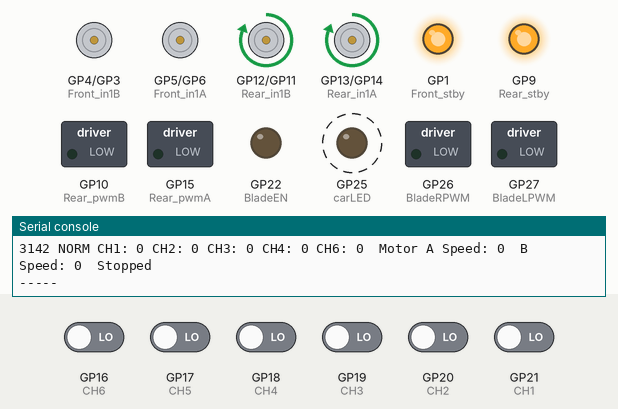
This program was run on a simulated Raspberry Pi Pico running MicroPython. Parts: motor-driver pin pairs drawn as motors (green arrow = first pin HIGH = forward, orange = second pin HIGH = backward, longer = more drive, scaled by the enable pin, stopped while the standby pin is LOW), switched loads named in the program (green lamp = pin HIGH), output pins drawn as LEDs (lit = HIGH), the last lines printed to the serial console. Dashed ring = blinking. The inputs (shaded band) are chosen by the test bench; at power-on: GP16 (CH6), GP17 (CH5), GP18 (CH4), GP19 (CH3), GP20 (CH2), GP21 (CH1) LOW.

Above: at 3.2 s.
3.3 s: GP18 (CH4) driven HIGH
At 3.9 s:
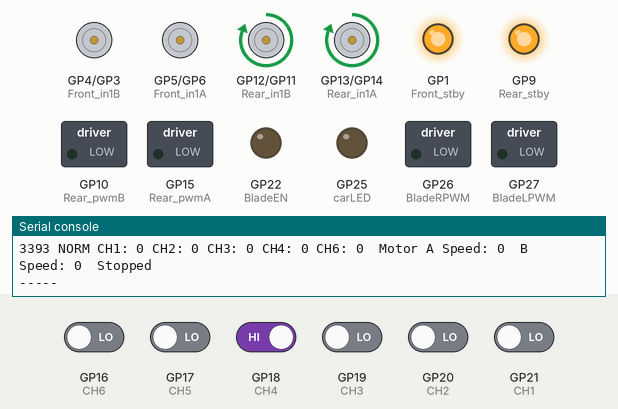
4.9 s: GP18 (CH4) driven LOW
At 5.13 s:
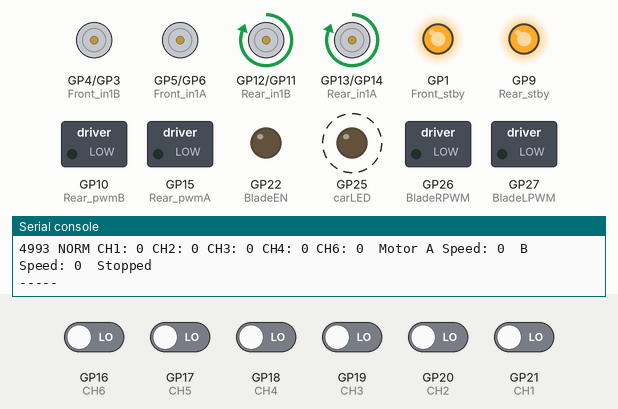
7.9 s: GP16 (CH6) driven HIGH
At 8.4 s:
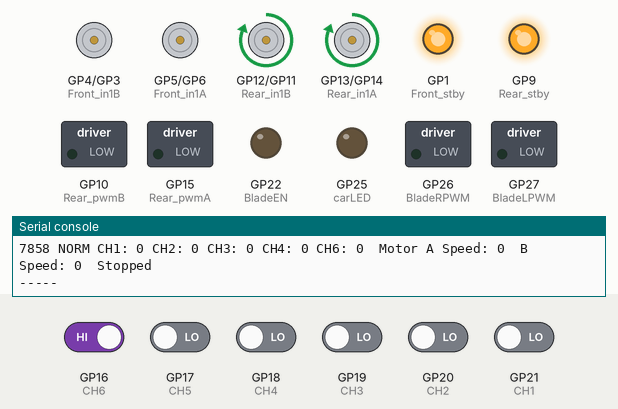
Timing chart, 0 to 10.9 s (numbered marks = the images above; inputs shaded):
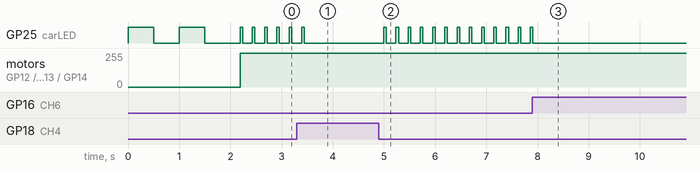

Measured:
- after the input at 3.3 s, GP25 (carLED): goes on until 3.4 s, then stays LOW
- after the input at 4.9 s, GP25 (carLED): alternates HIGH for 0.05 s and LOW for 0.19 s, starting after 0.10 s
- after the input at 7.9 s, GP25 (carLED): goes on until 7.9 s, then stays LOW

The program:

pwm_test.py
```python
from machine import Pin, PWM, time_pulse_us
from time import sleep, ticks_ms, sleep_us

# RC Channel Input Pins
CH1 = Pin(21, Pin.IN)	# Right side, L-R
CH2 = Pin(20, Pin.IN)	# Right side, up/down
CH3 = Pin(19, Pin.IN)	# left side, throttle up/down
CH4 = Pin(18, Pin.IN)	# left side, L-R
CH5 = Pin(17, Pin.IN) #pin 17 is extra green wire, to switch
CH6 = Pin(16, Pin.IN) # not connected yet.

# big motor driver:
BladeEN = Pin(22, Pin.OUT) # Enable, Red, L_EN
BladeRPWM = PWM(Pin(26)) # Green
BladeLPWM = PWM(Pin(27)) # Yellow

DirectionReverse = False
SteeringReverse = True

# LED
carLED = Pin(25, Pin.OUT)

# TB6612FNG Motor Pins
# Front A
Front_pwmA = PWM(Pin(7))
Front_in1A = Pin(5, Pin.OUT)
Front_in2A = Pin(6, Pin.OUT)

# Front B
Front_pwmB = PWM(Pin(2))
Front_in1B = Pin(4, Pin.OUT)
Front_in2B = Pin(3, Pin.OUT)

# Rear A
Rear_pwmA = PWM(Pin(15))
Rear_in1A = Pin(13, Pin.OUT)
Rear_in2A = Pin(14, Pin.OUT)

# Rear B
Rear_pwmB = PWM(Pin(10))
Rear_in1B = Pin(12, Pin.OUT)
Rear_in2B = Pin(11, Pin.OUT)

# Standby
Front_stby = Pin(1, Pin.OUT)
Rear_stby = Pin(9, Pin.OUT)

# Initialize PWM
for pwm in [Front_pwmA, Front_pwmB, Rear_pwmA, Rear_pwmB, BladeLPWM, BladeRPWM]:
    pwm.freq(1000)

# Helper: Read RC channel pulse (Microseconds)
def read_channel(pin, min_val=-100, max_val=100, default=0):
    try:
        while pin.value()==1:
            sleep_us(100)
        pulse = time_pulse_us(pin, 1, 30000) # 20ms peak-peak = 50Hz
        if pulse < 1000:
        #    print("pulse < 1000")
        #    return 1000, 1000
            return int(0), int(pulse)
        if pulse > 2000:
        #    print("pulse > 2000")
        #    return 2000, 0
            return int(2000), int(pulse)
        return int((pulse - 1000) * (max_val - min_val) / 1000 + min_val), int(pulse)
    except:
        # return previous value instead?
        print("Failed reading channel")
        return 0, 0

# Helper: Set motor direction and speed
def motor_control(pwm, in1, in2, speed, direction):
    if direction == 0:
        in1.low()
        in2.high()
    else:
        in1.high()
        in2.low()
    duty = int(min(max(speed, 0), 255) * 65535 / 255)
    pwm.duty_u16(duty)

def mControlA(speed, dir):
    motor_control(Front_pwmA, Front_in1A, Front_in2A, speed, dir)
    motor_control(Rear_pwmA, Rear_in1A, Rear_in2A, speed, dir)

def mControlB(speed, dir):
    motor_control(Front_pwmB, Front_in1B, Front_in2B, speed, dir)
    motor_control(Rear_pwmB, Rear_in1B, Rear_in2B, speed, dir)

# Startup LED blink
for _ in range(2):
    carLED.on()
    sleep(0.5)
    carLED.off()
    sleep(0.5)

# Enable motors
Front_stby.high()
Rear_stby.high()

# Main loop
while True:
    rcCH1, rawCH1 = read_channel(CH1, -100, 100, 0)
    rcCH2, rawCH2 = read_channel(CH2, -100, 100, 0)
    rcCH3, rawCH3 = read_channel(CH3, 0, 155, 0)
    rcCH4, rawCH4 = read_channel(CH4, -100, 100, 0)
    rcCH5, rawCH5 = read_channel(CH5, 0, 100, 0) # Switch
    rcCH5 = rcCH5 > 50 # convert to boolean
    rcCH6, rawCH6 = read_channel(CH6, 0, 255, 0) # dial
    #rcCH6 = read_channel(CH6, 0, 100, 0) > 50  # Boolean
    timestamp = ticks_ms()

    MotorSpeedA = rcCH3
    MotorSpeedB = rcCH3

# todo:
# motor smoothing when switch is turned on and BladeDuty is high
    # check if switch is on:
    if rcCH5 == True :
        # convert 0-100 ch6 value to 16 bit:
        BladeDuty = int(min(max(rcCH6, 0), 255) * 65535 / 255)
        # forward?:
        #BladeRPWM.duty_u16(BladeDuty)
        #BladeLPWM.duty_u16(0)
        # reverse?
        BladeRPWM.duty_u16(0)
        BladeLPWM.duty_u16(BladeDuty)
        BladeEN.high()
    else:
        BladeDuty = int(0)
        BladeEN.low()


    # use spin mode if velocity = 0 only?

#     if rcCH6:  # Spin Mode
#         carLED.on()
#         if rcCH5 >= 0:
#             MotorDirA = 0
#             MotorDirB = 1
#             print("Spin Clockwise")
#         else:
#             MotorDirA = 1
#             MotorDirB = 0
#             print("Spin Counter-Clockwise")
#
#         spin_speed = abs(rcCH5)
#         MotorSpeedA += spin_speed
#         MotorSpeedB += spin_speed
#     else:  # Normal Mode
    carLED.off()
    if rcCH2 >= 0:
        MotorDirA = 1
        MotorDirB = 1
        #print("Forward")
    else:
        MotorDirA = 0
        MotorDirB = 0
        #print("Backward")

    MotorSpeedA += abs(rcCH2)
    MotorSpeedB += abs(rcCH2)
    if SteeringReverse == True:
        MotorSpeedA += rcCH1
        MotorSpeedB -= rcCH1
    else:
        MotorSpeedA -= rcCH1
        MotorSpeedB += rcCH1

    # Limit speeds to 0–255
    MotorSpeedA = max(0, min(255, MotorSpeedA))
    MotorSpeedB = max(0, min(255, MotorSpeedB))

    # Drive motors
    mControlA(MotorSpeedA, MotorDirA)
    mControlB(MotorSpeedB, MotorDirB)

    if rcCH2 > 0:
        print(timestamp, "RAW  CH1:", rawCH1, "CH2:", rawCH2, "CH3:", rawCH3, "CH4:", rawCH4, "CH5:", rawCH5, "CH6:", rawCH6, "Blade:", BladeDuty)
        print(timestamp, "NORM CH1:", rcCH1, "CH2:", rcCH2, "CH3:", rcCH3, "CH4:", rcCH4, "CH6:",rcCH6, " Motor A Speed:", MotorSpeedA, " B Speed:", MotorSpeedB, " Forward" )
    elif rcCH2 < 0:
        print(timestamp, "RAW  CH1:", rawCH1, "CH2:", rawCH2, "CH3:", rawCH3, "CH4:", rawCH4, "CH5:", rawCH5, "CH6:", rawCH6, "Blade:", BladeDuty)
        print(timestamp, "NORM CH1:", rcCH1, "CH2:", rcCH2, "CH3:", rcCH3, "CH4:", rcCH4, "CH6:",rcCH6, " Motor A Speed:", MotorSpeedA, " B Speed:", MotorSpeedB, " Reverse" )
    else :
        print(timestamp, "RAW  CH1:", rawCH1, "CH2:", rawCH2, "CH3:", rawCH3, "CH4:", rawCH4, "CH5:", rawCH5, "CH6:", rawCH6, "Blade:", BladeDuty)
        print(timestamp, "NORM CH1:", rcCH1, "CH2:", rcCH2, "CH3:", rcCH3, "CH4:", rcCH4, "CH6:",rcCH6, " Motor A Speed:", MotorSpeedA, " B Speed:", MotorSpeedB, " Stopped" )

    print("-----")
    carLED.on()
    sleep(0.05)
    carLED.off()
```
